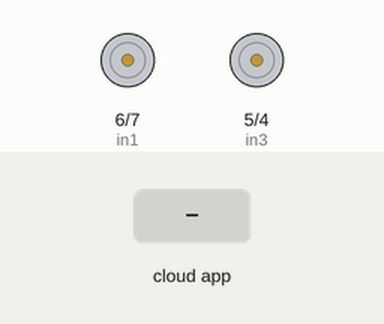
This sketch was run on a simulated Arduino Uno, built with avr-gcc and run on an emulated ATmega328P. Shown: motor-driver pin pairs drawn as motors (green arrow = first pin HIGH = forward, orange = second pin HIGH = backward, longer = more drive, scaled by the enable pin). The inputs (shaded band) are chosen by the test bench. The ROS host is connected and sends only what is stated.

Above: at 1.2 s.
1.3 s: the phone or cloud app sets linear.x to -100
At 2.4 s:
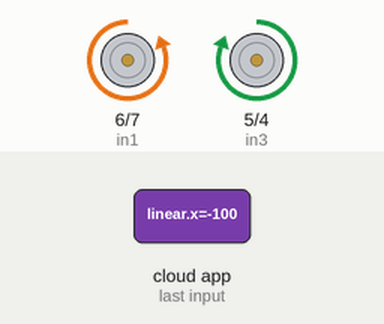
2.8 s: the phone or cloud app sets linear.x to 100
At 3.6 s:
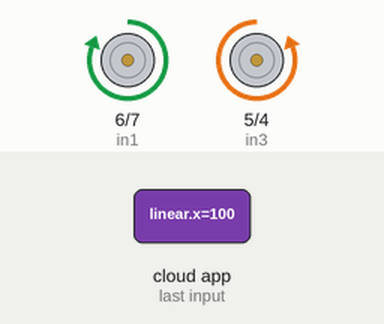
4.3 s: the phone or cloud app sets linear.x to 0
At 4.7 s:
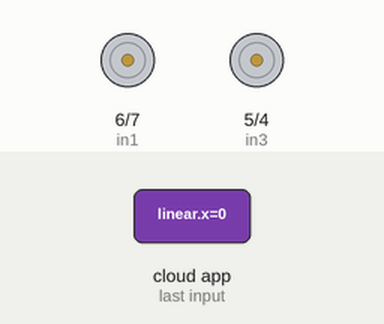
5.8 s: the phone or cloud app sets angular.z to -100
At 7.0 s:
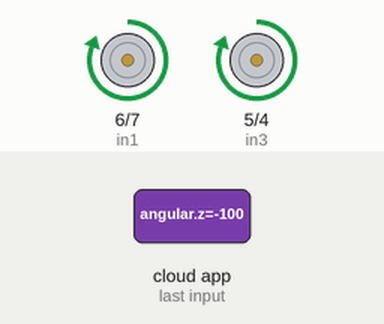
7.3 s: the phone or cloud app sets angular.z to 100
At 8.2 s:
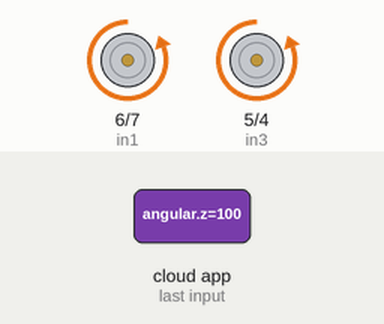
8.8 s: the phone or cloud app sets linear.x to -100
At 9.3 s:
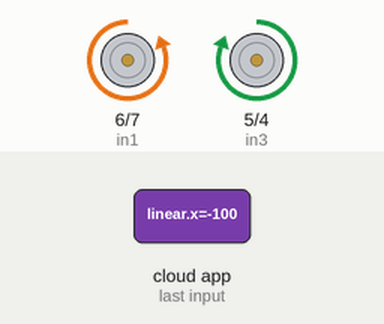
Timing chart, 0 to 11.3 s (numbered marks = the images above; inputs shaded):
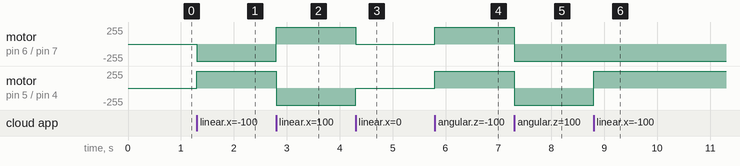

Measured:
- after the input at 1.3 s, motor on pin 6 (in1) / pin 7 (in2): stopped → backward 255/255 at once; motor on pin 5 (in3) / pin 4 (in4): stopped → forward 255/255 at once
- after the input at 2.8 s, motor on pin 6 (in1) / pin 7 (in2): backward 255/255 → forward 255/255 at once; motor on pin 5 (in3) / pin 4 (in4): forward 255/255 → backward 255/255 at once
- after the input at 4.3 s, motor on pin 6 (in1) / pin 7 (in2): forward 255/255 → stopped at once; motor on pin 5 (in3) / pin 4 (in4): backward 255/255 → stopped at once
- after the input at 5.8 s, motor on pin 6 (in1) / pin 7 (in2), motor on pin 5 (in3) / pin 4 (in4): stopped → forward 255/255 at once
- after the input at 7.3 s, motor on pin 6 (in1) / pin 7 (in2), motor on pin 5 (in3) / pin 4 (in4): forward 255/255 → backward 255/255 at once
- after the input at 8.8 s, motor on pin 5 (in3) / pin 4 (in4): backward 255/255 → forward 255/255 at once

The sketch:

ROS_Subscriber_Test.ino
```cpp
#include <ArduinoHardware.h>
#include <ros.h>
#include <geometry_msgs/Twist.h>


#define enA 10
#define in1 6
#define in2 7

#define enB 9
#define in3 5
#define in4 4


double w_r=0, w_l=0;

//wheel_rad is the wheel radius ,wheel_sep is
double wheel_rad = 0.0325, wheel_sep = 0.295;


ros::NodeHandle nh;
int lowSpeed = 200;
int highSpeed = 50;
double speed_ang=0, speed_lin=0;

void messageCb( const geometry_msgs::Twist& msg){
  speed_ang = msg.angular.z;
  speed_lin = msg.linear.x;

  w_r = (speed_lin/wheel_rad) + ((speed_ang*wheel_sep)/(2.0*wheel_rad));
  w_l = (speed_lin/wheel_rad) - ((speed_ang*wheel_sep)/(2.0*wheel_rad));
}


ros::Subscriber<geometry_msgs::Twist> sub("cmd_vel", &messageCb );
void Motors_init();
void MotorL(int Pulse_Width1);
void MotorR(int Pulse_Width2);

void setup(){

 pinMode(enA, OUTPUT);
 pinMode(enB, OUTPUT);
 pinMode(in1, OUTPUT);
 pinMode(in2, OUTPUT);
 pinMode(in3, OUTPUT);
 pinMode(in4, OUTPUT);

 digitalWrite(enA, LOW);
 digitalWrite(enB, LOW);
 digitalWrite(in1, LOW);
 digitalWrite(in2, LOW);
 digitalWrite(in3, LOW);
 digitalWrite(in4, LOW);

 nh.initNode();

 nh.subscribe(sub);

}


void loop(){
 MotorL(w_l*10);

 MotorR(w_r*10);

 nh.spinOnce();

}


void MotorL(int Pulse_Width1){
 if (Pulse_Width1 > 0){

     analogWrite(enA, Pulse_Width1);

     digitalWrite(in1, HIGH);

     digitalWrite(in2, LOW);

 }

 if (Pulse_Width1 < 0){

     Pulse_Width1=abs(Pulse_Width1);

     analogWrite(enA, Pulse_Width1);

     digitalWrite(in1, LOW);

     digitalWrite(in2, HIGH);

 }

 if (Pulse_Width1 == 0){

     analogWrite(enA, Pulse_Width1);

     digitalWrite(in1, LOW);

     digitalWrite(in2, LOW);

 }

}


void MotorR(int Pulse_Width2){


 if (Pulse_Width2 > 0){

     analogWrite(enB, Pulse_Width2);

     digitalWrite(in3, LOW);

     digitalWrite(in4, HIGH);

 }

 if (Pulse_Width2 < 0){

     Pulse_Width2=abs(Pulse_Width2);

     analogWrite(enB, Pulse_Width2);

     digitalWrite(in3, HIGH);

     digitalWrite(in4, LOW);

 }

 if (Pulse_Width2 == 0){

     analogWrite(enB, Pulse_Width2);

     digitalWrite(in3, LOW);

     digitalWrite(in4, LOW);

 }

}
```
